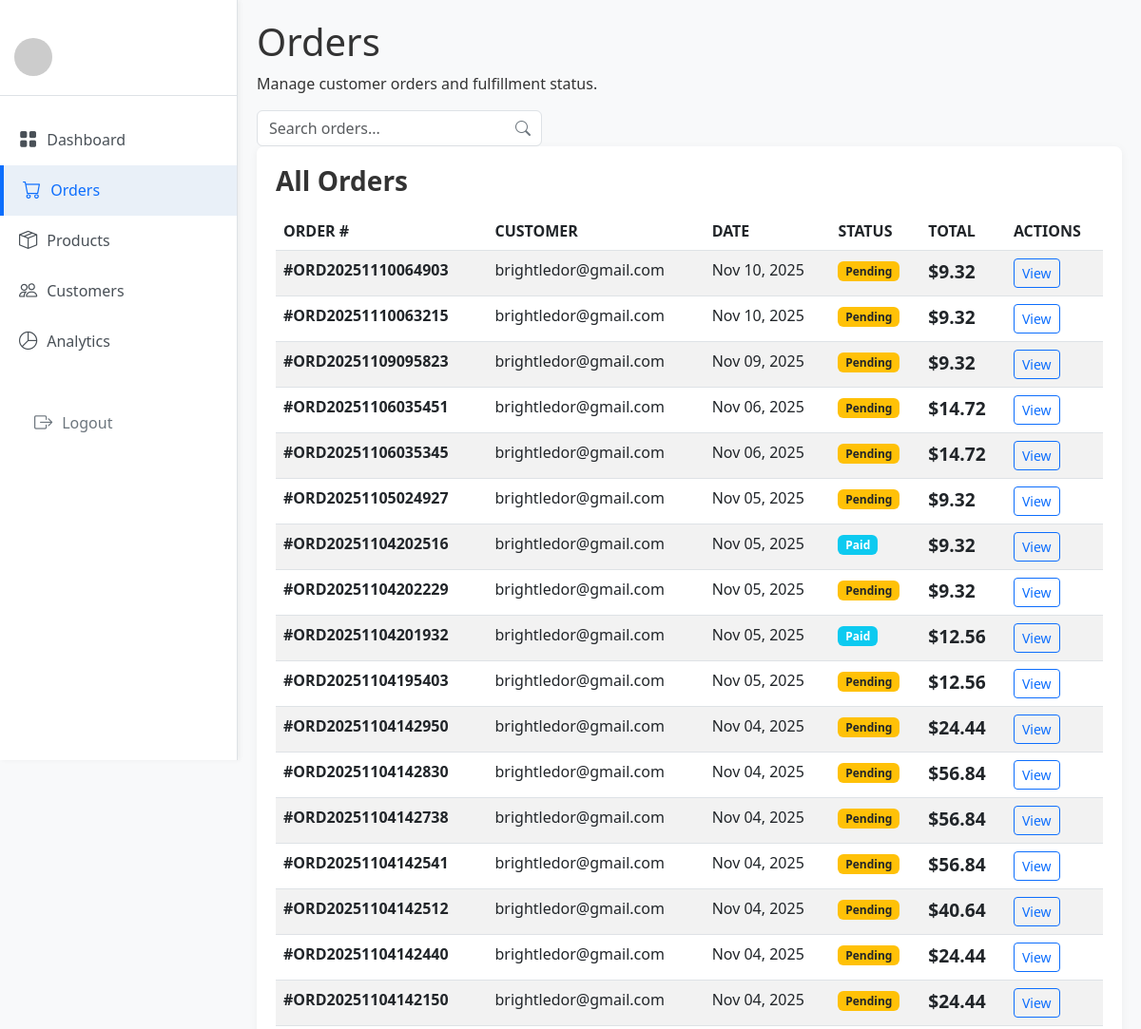
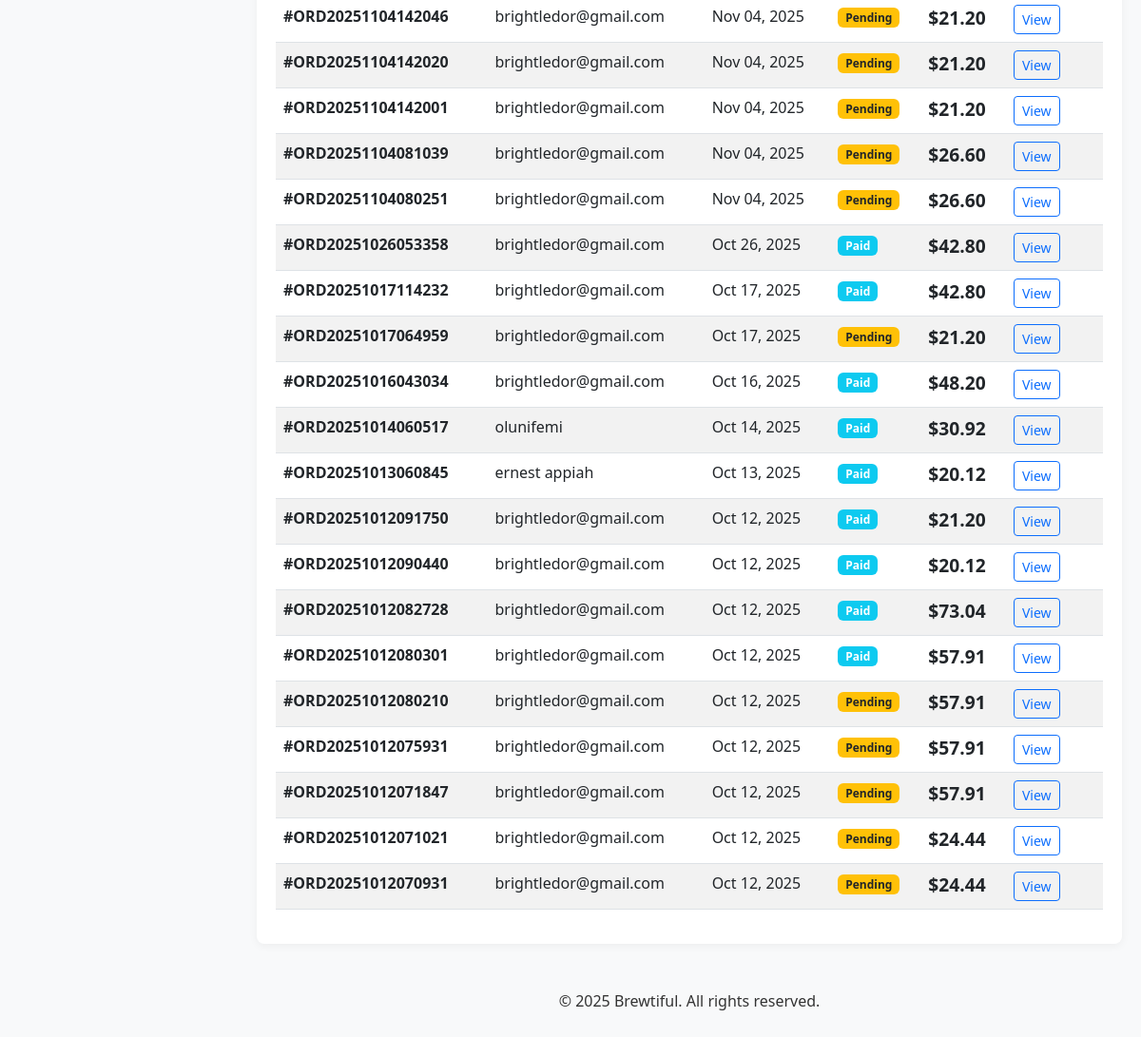
Page /admin_order/ on the committed database (2 pictures, top to bottom).
### App/models.py (models this page shows, shortened)
class Order(models.Model):
    STATUS_CHOICES = [
        ('pending', 'Pending'),
        ('paid', 'Paid'),
        ('shipped', 'Shipped'),
        ('delivered', 'Delivered'),
    ]
    user = models.ForeignKey(User, on_delete=models.SET_NULL, null=True, blank=True)
    cart = models.ForeignKey(Cart, on_delete=models.SET_NULL, null=True, blank=True)
    subtotal = models.DecimalField(max_digits=10, decimal_places=2)
    shipping_cost = models.DecimalField(max_digits=10, decimal_places=2, default=5.00)
    tax = models.DecimalField(max_digits=10, decimal_places=2, default=0.00)
    total = models.DecimalField(max_digits=10, decimal_places=2)
    status = models.CharField(max_length=20, choices=STATUS_CHOICES, default='pending')
    created_at = models.DateTimeField(auto_now_add=True)
    order_number = models.CharField(max_length=20, unique=True)

### App/views.py (the view)
# urls.py: path('admin_order/', views.admin_order, name= "admin_order"),
def admin_order(request):
    orders = Order.objects.select_related('user').order_by('-created_at')
    for order in orders:
        badge_map = {
            'pending': 'bg-warning text-dark',
            'paid': 'bg-info',
            'shipped': 'bg-primary',
            'delivered': 'bg-success',
        }
        order.badge_class = badge_map.get(order.status, 'bg-secondary')
    return render(request,"admin_order.html",{"orders":orders})

### App/context_processors.py (called while the page is built)
def cart_item_count(request):
    count = 0
    if request.user.is_authenticated:
        try:
            cart = Cart.objects.get(user=request.user)
            count = cart.items.count()
        except Cart.DoesNotExist:
            count = 0
    else:
        session_key = request.session.session_key
        if session_key:
            try:
                cart = Cart.objects.get(session_key=session_key)
                count = cart.items.count()
            except Cart.DoesNotExist:
                count = 0
    return {'cart_item_count': count}

### App/templates/admin_order.html (shortened to what this page needs)
{% load static %}
{% block content %}
<!DOCTYPE html>
<html lang="en">
<head>
    <link href="https://cdn.jsdelivr.net/npm/bootstrap@5.3.0/dist/css/bootstrap.min.css" rel="stylesheet">
    <link rel="stylesheet" href="https://cdn.jsdelivr.net/npm/bootstrap-icons@1.10.0/font/bootstrap-icons.css">
</head>
<body>
    <div class="sidebar">
        <div class="sidebar-header">
            <img src="https://via.placeholder.com/40" alt="Admin Avatar">
        </div>
        <div class="sidebar-nav">
            <a href="{% url 'dashboard' %}" class="nav-item">
                <i class="bi bi-grid-fill"></i> Dashboard
            </a>
            <a href="{% url 'admin_order' %}" class="nav-item active">
                <i class="bi bi-cart"></i> Orders
            </a>
            <a href="{% url 'admin_product' %}" class="nav-item">
                <i class="bi bi-box-seam"></i> Products
            </a>
            <a href="#" class="nav-item">
                <i class="bi bi-people"></i> Customers
            </a>
            <a href="#" class="nav-item">
                <i class="bi bi-pie-chart"></i> Analytics
            </a>
        </div>
        <div class="mt-auto p-3">
            <a href="" class="logout-btn">
                <i class="bi bi-box-arrow-right"></i> Logout
            </a>
        </div>
    </div>
    <div class="main-content">
        <div class="header">
            <div class="header-title">
                <h1>Orders</h1>
                <p>Manage customer orders and fulfillment status.</p>
            </div>
            <div class="search-bar" style="width: 300px; position: relative;">
                <input type="text" class="form-control" placeholder="Search orders..." onkeyup="filterTable()">
                <i class="bi bi-search" style="position: absolute; right: 12px; top: 50%; transform: translateY(-50%); color: #6c757d;"></i>
            </div>
        </div>
        <div class="card">
            <h3 class="card-title">All Orders</h3>
            <div class="table-responsive">
                <table class="table table-striped" id="ordersTable">
                    <thead>
                        <tr>
                            <th>ORDER #</th>
                            <th>CUSTOMER</th>
                            <th>DATE</th>
                            <th>STATUS</th>
                            <th>TOTAL</th>
                            <th>ACTIONS</th>
                        </tr>
                    </thead>
                    <tbody>
                        {% for order in orders %}
                        <tr>
                            <td><strong>#{{ order.order_number }}</strong></td>
                            <td>
                                {% if order.user %}
                                    {{ order.user.get_full_name|default:order.user.email }}
                                {% else %}
                                    Guest
                                {% endif %}
                            </td>
                            <td>{{ order.created_at|date:"M d, Y" }}</td>
                            <td>
                                <span class="badge {{ order.badge_class }}" style="background-color:green;">
                                    {{ order.status|title }}
                                </span>
                            </td>
                            <td class="product-price">${{ order.total|floatformat:2 }}</td>
                            <td>
                                <button type="button" class="btn btn-sm btn-outline-primary" data-bs-toggle="modal" data-bs-target="#orderModal{{ order.id }}">
                                    View
                                </button>
                            </td>
                        </tr>
                        {% empty %}
                        <tr>
                            <td colspan="6" class="text-center py-4">No orders found.</td>
                        </tr>
                        {% endfor %}
                    </tbody>
                </table>
            </div>
        </div>
        <footer class="text-center mt-5">
            <p>&copy; 2025 Brewtiful. All rights reserved.</p>
        </footer>
    </div>
</body>
</html>
{% endblock %}

### App/templates/admin_order.html (style rules this page uses)
:root { --primary: #ff7a00; --secondary: #f9f7f5; --dark: #333; --light: #fff; --success: #28a745; --info: #17a2b8; --warning: #ffc107; --danger: #dc3545; }
body { font-family: 'Segoe UI', Tahoma, Geneva, Verdana, sans-serif; background-color: #f8f9fa; color: var(--dark); }
.sidebar { width: 250px; position: fixed; top: 0; left: 0; height: 100vh; background: white; border-right: 1px solid #dee2e6; padding-top: 20px; box-shadow: 2px 0 5px rgba(0,0,0,0.05); overflow-y: auto; }
.sidebar-header { padding: 20px 15px; border-bottom: 1px solid #dee2e6; display: flex; align-items: center; gap: 10px; }
.sidebar-header img { width: 40px; height: 40px; border-radius: 50%; object-fit: cover; }
.sidebar-nav { padding: 20px 0; }
.nav-item { padding: 12px 20px; color: #495057; text-decoration: none; display: flex; align-items: center; gap: 10px; transition: all 0.2s; }
.nav-item:hover, .nav-item.active { background: #e9f0f8; color: #0d6efd; border-left: 4px solid #0d6efd; }
.nav-item i { font-size: 1.2rem; }
.main-content { margin-left: 250px; padding: 20px; min-height: 100vh; }
.card { background: white; border: none; border-radius: 8px; box-shadow: 0 2px 10px rgba(0,0,0,0.05); padding: 20px; margin-bottom: 20px; }
.card-title { font-weight: bold; margin-bottom: 15px; color: var(--dark); }
.product-price { font-weight: bold; color: var(--primary); font-size: 1.2rem; }
.logout-btn { display: flex; align-items: center; gap: 10px; padding: 10px 20px; color: #6c757d; text-decoration: none; transition: all 0.2s; }
.logout-btn i { font-size: 1.2rem; }

### rows in the picture
Order: order_number "ORD20251110064903", user.get_full_name "brightledor@gmail.com", created_at "Nov 10, 2025", status "Pending", total "9.32"
Order: order_number "ORD20251110063215", user.get_full_name "brightledor@gmail.com", created_at "Nov 10, 2025", status "Pending", total "9.32"
Order: order_number "ORD20251109095823", user.get_full_name "brightledor@gmail.com", created_at "Nov 09, 2025", status "Pending", total "9.32"
Order: order_number "ORD20251106035451", user.get_full_name "brightledor@gmail.com", created_at "Nov 06, 2025", status "Pending", total "14.72"
Order: order_number "ORD20251106035345", user.get_full_name "brightledor@gmail.com", created_at "Nov 06, 2025", status "Pending", total "14.72"
Order: order_number "ORD20251105024927", user.get_full_name "brightledor@gmail.com", created_at "Nov 05, 2025", status "Pending", total "9.32"
Order: order_number "ORD20251104202516", user.get_full_name "brightledor@gmail.com", created_at "Nov 05, 2025", status "Paid", total "9.32"
Order: order_number "ORD20251104202229", user.get_full_name "brightledor@gmail.com", created_at "Nov 05, 2025", status "Pending", total "9.32"
Order: order_number "ORD20251104201932", user.get_full_name "brightledor@gmail.com", created_at "Nov 05, 2025", status "Paid", total "12.56"
Order: order_number "ORD20251104195403", user.get_full_name "brightledor@gmail.com", created_at "Nov 05, 2025", status "Pending", total "12.56"
Order: order_number "ORD20251104142950", user.get_full_name "brightledor@gmail.com", created_at "Nov 04, 2025", status "Pending", total "24.44"
Order: order_number "ORD20251104142830", user.get_full_name "brightledor@gmail.com", created_at "Nov 04, 2025", status "Pending", total "56.84"
Order: order_number "ORD20251104142738", user.get_full_name "brightledor@gmail.com", created_at "Nov 04, 2025", status "Pending", total "56.84"
Order: order_number "ORD20251104142541", user.get_full_name "brightledor@gmail.com", created_at "Nov 04, 2025", status "Pending", total "56.84"
Order: order_number "ORD20251104142512", user.get_full_name "brightledor@gmail.com", created_at "Nov 04, 2025", status "Pending", total "40.64"
Order: order_number "ORD20251104142440", user.get_full_name "brightledor@gmail.com", created_at "Nov 04, 2025", status "Pending", total "24.44"
Order: order_number "ORD20251104142150", user.get_full_name "brightledor@gmail.com", created_at "Nov 04, 2025", status "Pending", total "24.44"
Order: order_number "ORD20251104142046", user.get_full_name "brightledor@gmail.com", created_at "Nov 04, 2025", status "Pending", total "21.20"
Order: order_number "ORD20251104142020", user.get_full_name "brightledor@gmail.com", created_at "Nov 04, 2025", status "Pending", total "21.20"
Order: order_number "ORD20251104142001", user.get_full_name "brightledor@gmail.com", created_at "Nov 04, 2025", status "Pending", total "21.20"
Order: order_number "ORD20251104081039", user.get_full_name "brightledor@gmail.com", created_at "Nov 04, 2025", status "Pending", total "26.60"
Order: order_number "ORD20251104080251", user.get_full_name "brightledor@gmail.com", created_at "Nov 04, 2025", status "Pending", total "26.60"
Order: order_number "ORD20251026053358", user.get_full_name "brightledor@gmail.com", created_at "Oct 26, 2025", status "Paid", total "42.80"
Order: order_number "ORD20251017114232", user.get_full_name "brightledor@gmail.com", created_at "Oct 17, 2025", status "Paid", total "42.80"
Order: order_number "ORD20251017064959", user.get_full_name "brightledor@gmail.com", created_at "Oct 17, 2025", status "Pending", total "21.20"
Order: order_number "ORD20251016043034", user.get_full_name "brightledor@gmail.com", created_at "Oct 16, 2025", status "Paid", total "48.20"
Order: order_number "ORD20251014060517", user.get_full_name "olunifemi", created_at "Oct 14, 2025", status "Paid", total "30.92"
Order: order_number "ORD20251013060845", user.get_full_name "ernest appiah", created_at "Oct 13, 2025", status "Paid", total "20.12"
Order: order_number "ORD20251012091750", user.get_full_name "brightledor@gmail.com", created_at "Oct 12, 2025", status "Paid", total "21.20"
Order: order_number "ORD20251012090440", user.get_full_name "brightledor@gmail.com", created_at "Oct 12, 2025", status "Paid", total "20.12"
Order: order_number "ORD20251012082728", user.get_full_name "brightledor@gmail.com", created_at "Oct 12, 2025", status "Paid", total "73.04"
Order: order_number "ORD20251012080301", user.get_full_name "brightledor@gmail.com", created_at "Oct 12, 2025", status "Paid", total "57.91"
Order: order_number "ORD20251012080210", user.get_full_name "brightledor@gmail.com", created_at "Oct 12, 2025", status "Pending", total "57.91"
Order: order_number "ORD20251012075931", user.get_full_name "brightledor@gmail.com", created_at "Oct 12, 2025", status "Pending", total "57.91"
Order: order_number "ORD20251012071847", user.get_full_name "brightledor@gmail.com", created_at "Oct 12, 2025", status "Pending", total "57.91"
Order: order_number "ORD20251012071021", user.get_full_name "brightledor@gmail.com", created_at "Oct 12, 2025", status "Pending", total "24.44"
Order: order_number "ORD20251012070931", user.get_full_name "brightledor@gmail.com", created_at "Oct 12, 2025", status "Pending", total "24.44"
